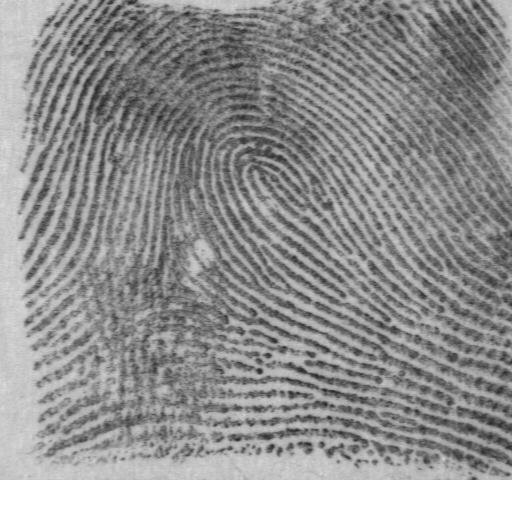
#> input picture pic1.png, 512 x 512 px
$ python test.py   (Python 2 division)
#> lines starting #> are read from the running program, lines starting #| are printed output that depends on the picture
### initial.py
#!/usr/bin/env python2
# -*- coding: utf-8 -*-
"""
Created on Mon Nov  7 14:57:34 2016

@author: zhangzimou
"""
import cv2
from matplotlib import pyplot as plt
import numpy as np
from numpy.lib.stride_tricks import as_strided as ast
from numpy.fft import fft2
from numpy.fft import ifft2
from numpy.fft import fftshift
from scipy.signal import convolve2d

# [35 lines left out: functions block_view, blockproc, enhance, not called in this run]

def inverse(img):
    return 255-img


# [179 lines left out: functions foreground_, foreground, segmentation, blkWlDire, calcWlDire, blkwl and 8 more, not called in this run]


def imshow(img):
    plt.imshow(img,cmap='gray',vmin=0,vmax=255,interpolation='nearest')

# [139 lines left out: functions normalize, normalize2, fill, countCrossNum, validateMinutiae, bifurDirec and 2 more, not called in this run]

### test.py
import cv2
import numpy as np
from matplotlib import pyplot as plt
from matplotlib.patches import Rectangle
from scipy.signal import convolve2d
import time
from initial import imshow
from initial import normalize2
start=time.clock()
img=cv2.imread('pic1.png',0)
#> img is the input picture: shape (512, 512); min 36, max 255, mean 146.2
w=16
#img=img[96:96+w,400:400+w]
sobel_x=np.array([[1, 0, -1],[2, 0, -2],[1, 0, -1]])
sobel_y=np.array([[1, 2, 1],[0, 0, 0],[-1,-2,-1]])
par_x=convolve2d(img,sobel_x,mode='same')
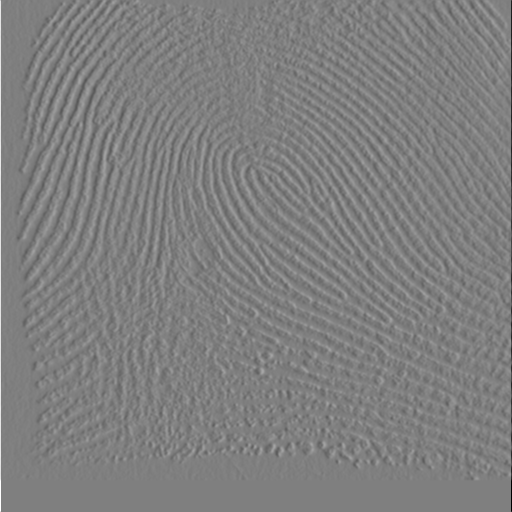
#> par_x: shape (512, 512) int64; min -1020, max 1020, mean -0.4; drawn with min black and max white
par_y=convolve2d(img,sobel_y,mode='same')
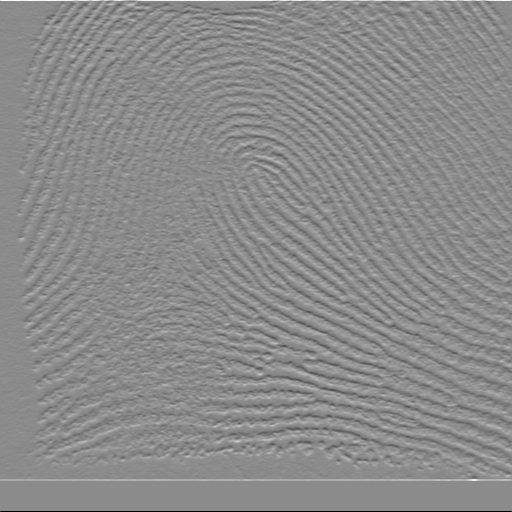
#> par_y: shape (512, 512) int64; min -1020, max 851, mean 0.7; drawn with min black and max white

N,M=np.shape(img)
#> N = 512; M = 512
Vx=np.zeros((N,M))
Vy=np.zeros((N,M))

for i in range(w/2,N-w/2):
    for j in range(w/2,M-w/2):
        a=(i-w/2);b=a+w;c=(j-w/2);d=c+w
        Vy[i,j]=2*np.sum(par_x[a:b,c:d]*par_y[a:b,c:d])
        Vx[i,j]=-np.sum(par_y[a:b,c:d]**2-par_x[a:b,c:d]**2)
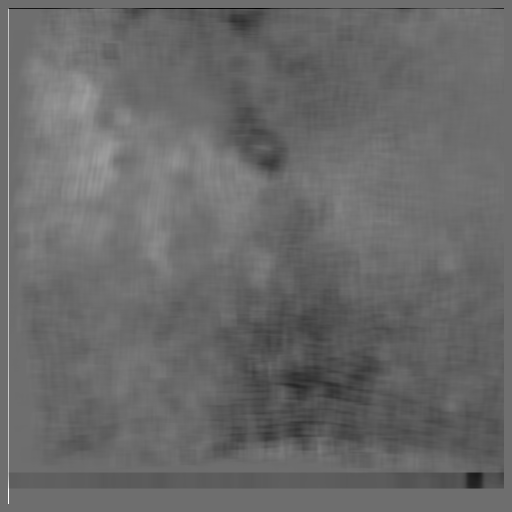
#> Vx: shape (512, 512) float64; min -12682240, max 16646400, mean -495145.5; drawn with min black and max white
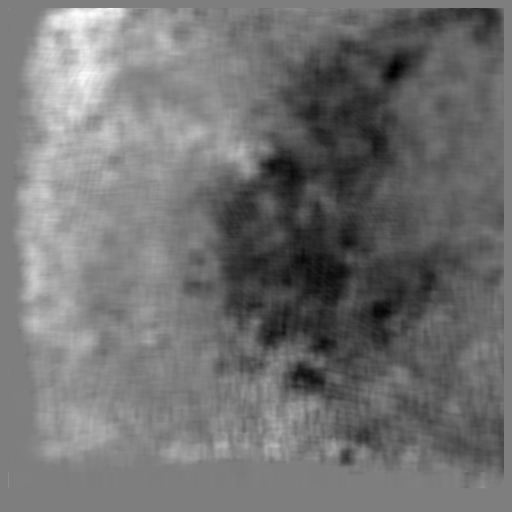
#> Vy: shape (512, 512) float64; min -5994860, max 6087130, mean -574584.9; drawn with min black and max white
theta=0.5*np.arctan2(Vy,Vx)#+np.pi/2
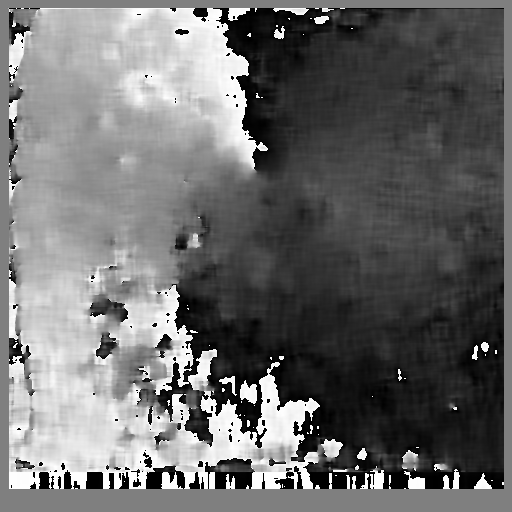
#> theta: shape (512, 512) float64; min -1.57, max 1.57, mean -0.235; drawn with min black and max white
h=np.ones((15,15))/(15.0*15.0)
theta_filter=convolve2d(theta,h,mode='same')
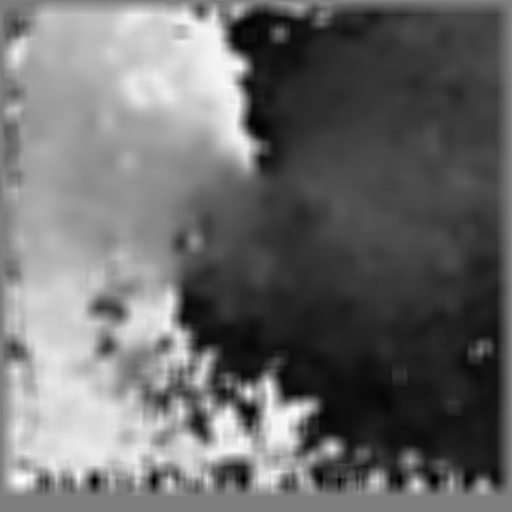
#> theta_filter: shape (512, 512) float64; min -1.56, max 1.56, mean -0.235; drawn with min black and max white
theta_small=theta_filter[0:N:w,0:M:w]
end=time.clock()
print end-start
X,Y=np.mgrid[0:N:w,0:M:w]
plt.figure()
plt.quiver(Y,X,np.cos(theta_small),np.sin(theta_small),color='r')
imshow(img)
currentAxis = plt.gca()
currentAxis.add_patch(Rectangle((400,96),w,w,fill=None,color='b'))
plt.show()
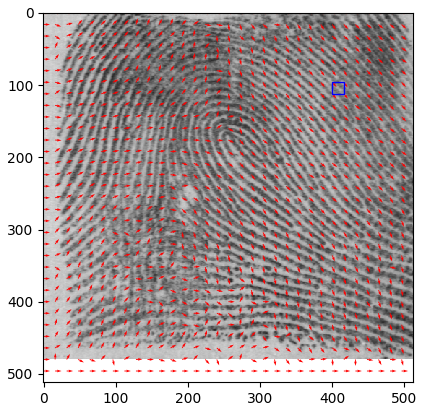
#> figure drawn by matplotlib, 1 panel

$ run again, with pic4.tif saved as pic1.png
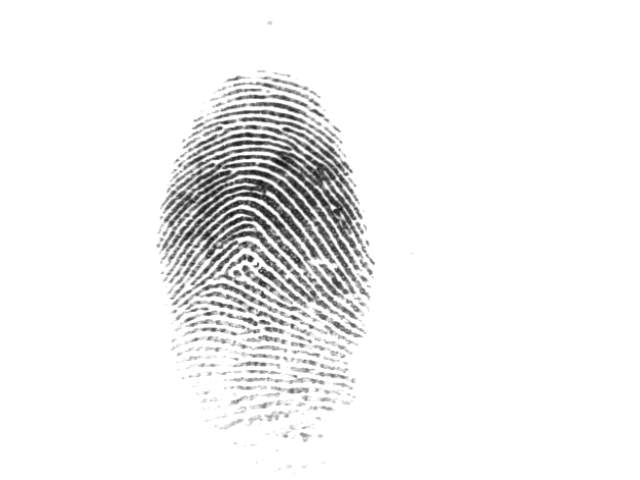
#> input picture pic4.tif, 640 x 480 px
#> img is the input picture: shape (480, 640); min 14, max 255, mean 241.6
#> after the loop `for i in range(w/2,N-w/2):`:
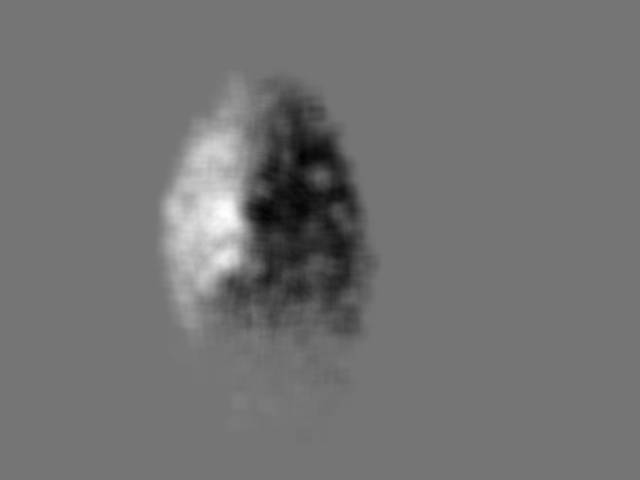
#> Vy: shape (480, 640) float64; min -37462674, max 44144102, mean -607432.7; drawn with min black and max white
#> `plt.show()`:
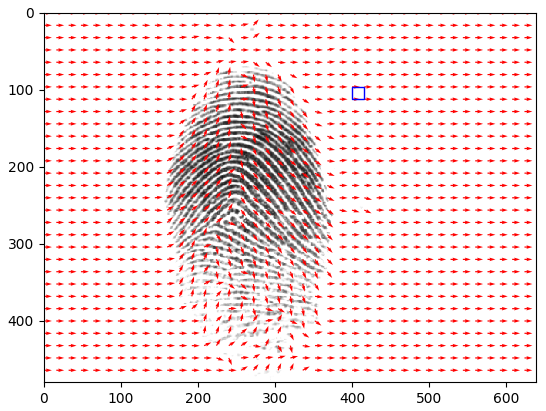
#> figure drawn by matplotlib, 1 panel

$ run again, with pic5.tif saved as pic1.png
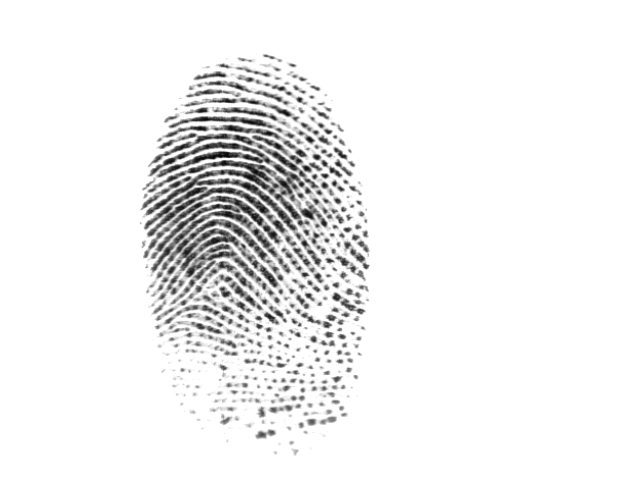
#> input picture pic5.tif, 640 x 480 px
#> img is the input picture: shape (480, 640); min 1, max 255, mean 240.1
#> after the loop `for i in range(w/2,N-w/2):`:
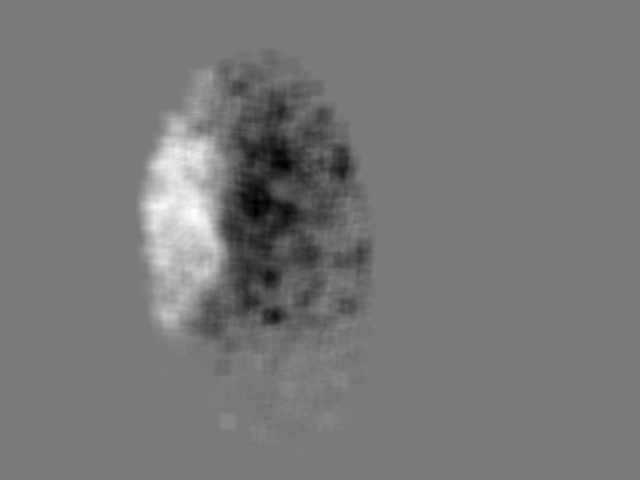
#> Vy: shape (480, 640) float64; min -31696274, max 34441504, mean -453642.6; drawn with min black and max white
#> `plt.show()`:
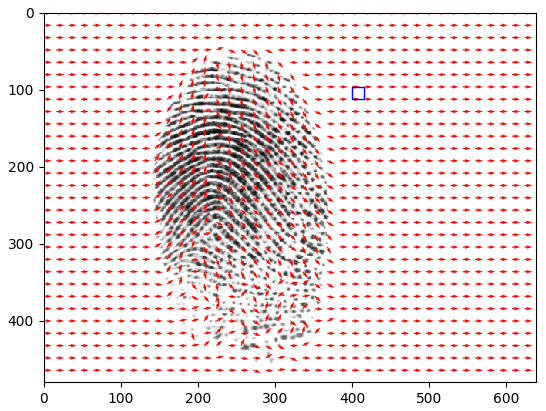
#> figure drawn by matplotlib, 1 panel
